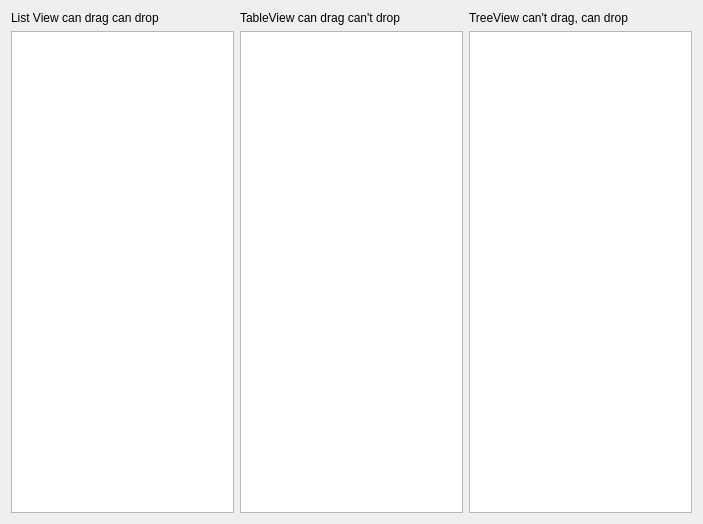
<?xml version="1.0" encoding="UTF-8"?>
<ui version="4.0">
 <class>Widget</class>
 <widget class="QWidget" name="Widget">
  <property name="geometry">
   <rect>
    <x>0</x>
    <y>0</y>
    <width>703</width>
    <height>524</height>
   </rect>
  </property>
  <property name="windowTitle">
   <string>Widget</string>
  </property>
  <layout class="QVBoxLayout" name="verticalLayout">
   <item>
    <layout class="QHBoxLayout" name="horizontalLayout">
     <item>
      <widget class="QLabel" name="label">
       <property name="text">
        <string>List View can drag can drop</string>
       </property>
      </widget>
     </item>
     <item>
      <widget class="QLabel" name="label_2">
       <property name="text">
        <string>TableView can drag can't drop</string>
       </property>
      </widget>
     </item>
     <item>
      <widget class="QLabel" name="label_3">
       <property name="text">
        <string>TreeView can't drag, can drop</string>
       </property>
      </widget>
     </item>
    </layout>
   </item>
   <item>
    <layout class="QHBoxLayout" name="horizontalLayout_2">
     <item>
      <widget class="QListView" name="listView"/>
     </item>
     <item>
      <widget class="QTableView" name="tableView"/>
     </item>
     <item>
      <widget class="QTreeView" name="treeView"/>
     </item>
    </layout>
   </item>
  </layout>
 </widget>
 <resources/>
 <connections/>
</ui>
